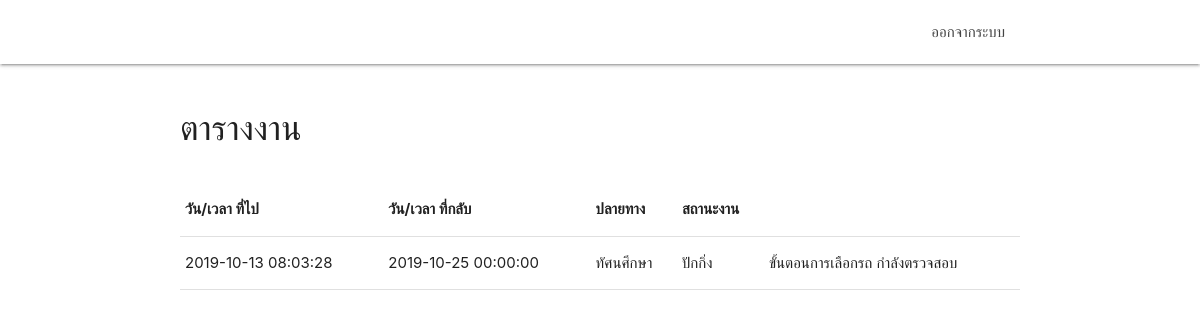
Before: /driver/driver_page.php (signed in) with the older database file.
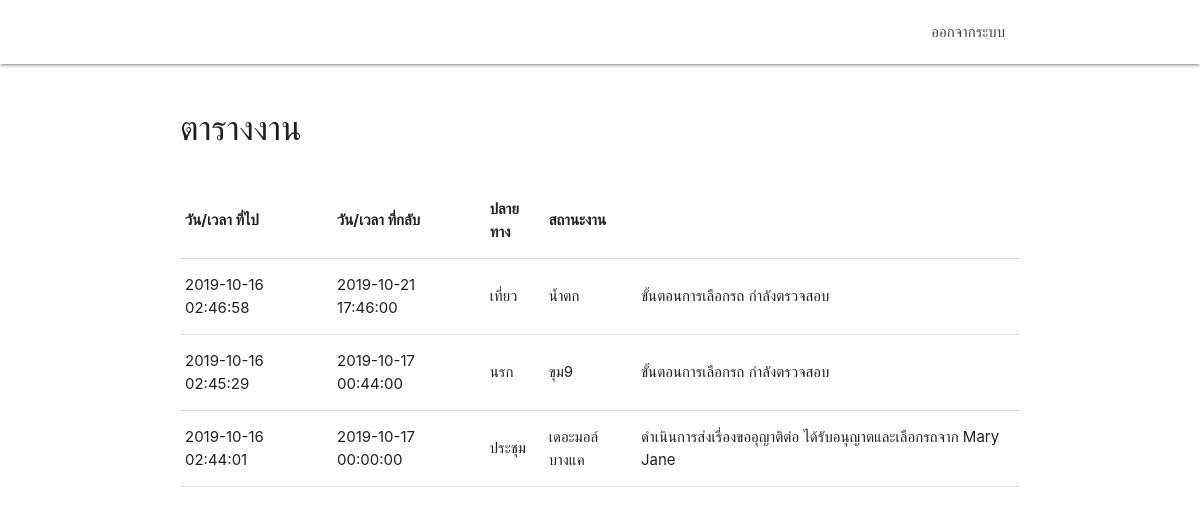
After: the same page with the newer database file.
### tables this page shows
CREATE TABLE `approve_form` (
  `id` int(11) NOT NULL,
  `rent_form_id` int(11) NOT NULL,
  `approver_id` int(11) DEFAULT NULL,
  `status` text NOT NULL,
  `note` text NOT NULL,
  `created_at` timestamp NOT NULL DEFAULT CURRENT_TIMESTAMP,
  `updated_at` timestamp NOT NULL DEFAULT '0000-00-00 00:00:00' ON UPDATE CURRENT_TIMESTAMP
);

CREATE TABLE `rent_form` (
  `id` int(11) NOT NULL,
  `user_id` varchar(255) NOT NULL,
  `request` text NOT NULL,
  `place` text NOT NULL,
  `count` text NOT NULL,
  `people` text NOT NULL,
  `date_go` datetime NOT NULL,
  `date_back` datetime NOT NULL,
  `note` text NOT NULL,
  `phone` text NOT NULL,
  `created_at` timestamp NOT NULL DEFAULT CURRENT_TIMESTAMP,
  `updated_at` timestamp NOT NULL DEFAULT '0000-00-00 00:00:00' ON UPDATE CURRENT_TIMESTAMP,
  `references_id` text NOT NULL
);

### driver/driver_page.php (the view, shortened to what this page needs)
<?php
require '../server/server.php';
if (isset($_SESSION['id'])) {
    $id = $_SESSION['id'];
    $sql = "SELECT rent_form.created_at,date_back, rent_form.place, rent_form.request, rent_form.place, approve_form.status, approve_form.note
    FROM user, rent_form, driver_rent,approve_form
    WHERE rent_form.user_id = user.id AND driver_rent.rent_form_id = rent_form.id
    AND approve_form.rent_form_id = rent_form.id AND user.id = '$id'
    AND driver_rent.approver_id IS NOT NULL
    ORDER BY created_at DESC";
    $result = mysqli_query($connect, $sql);
} else {
    header("location:../login.php");
    exit();
}
?>
<!DOCTYPE html>
<html lang="en">
<head>
    <link href="../css/materialize.css" type="text/css" rel="stylesheet" media="screen,projection" />
    <link href="../css/style.css" type="text/css" rel="stylesheet" media="screen,projection" />
</head>
<body>
    <nav class="white" role="navigation">
        <div class="nav-wrapper container">
            <ul class="right hide-on-med-and-down">
                <li><a href="../login.php">ออกจากระบบ</a></li>
            </ul>
        </div>
    </nav>
    <div class="container">
        <br>
        <h4>ตารางงาน</h4><br>
        <table class="responsive-table">
            <thead>
                <tr>
                    <th>วัน/เวลา ที่ไป</th>
                    <th>วัน/เวลา ที่กลับ</th>
                    <th>ปลายทาง</th>
                    <th>สถานะงาน</th>
                </tr>
            </thead>
            <tbody>
                <?php while ($row = mysqli_fetch_array($result)) {  ?>
                    <tr>
                        <td><?php echo $row['created_at'] ?></td>
                        <td><?php echo $row['date_back'] ?></td>
                        <td><?php echo $row['request'] ?></td>
                        <td><?php echo $row['place'] ?></td>
                        <td><?php echo $row['note']." ".$row['status'] ?></td>
                    </tr>
                <?php } ?>
            </tbody>
        </table>
    </div>
</body>
</html>

### css/style.css (style rules this page uses)
nav ul a, nav .brand-logo { color: #444; }

Changed rows visible on the page:
no longer on this page (row edited): approve_form: rent_form.created_at "2019-10-13 08:03:28", rent_form.date_back "2019-10-25 00:00:00", rent_form.request "ทัศนศึกษา", rent_form.place "ปักกิ่ง", note "ขั้นตอนการเลือกรถ", status "กำลังตรวจสอบ"
added approve_form: rent_form.created_at "2019-10-16 02:46:58", rent_form.date_back "2019-10-21 17:46:00", rent_form.request "เที่ยว", rent_form.place "น้ำตก", note "ขั้นตอนการเลือกรถ", status "กำลังตรวจสอบ"
added approve_form: rent_form.created_at "2019-10-16 02:45:29", rent_form.date_back "2019-10-17 00:44:00", rent_form.request "นรก", rent_form.place "ขุม9", note "ขั้นตอนการเลือกรถ", status "กำลังตรวจสอบ"
added approve_form: rent_form.created_at "2019-10-16 02:44:01", rent_form.date_back "2019-10-17 00:00:00", rent_form.request "ประชุม", rent_form.place "เดอะมอล์บางแค", note "ดำเนินการส่งเรื่องขออุญาติต่อ", status "ได้รับอนุญาตและเลือกรถจาก Mary Jane"
